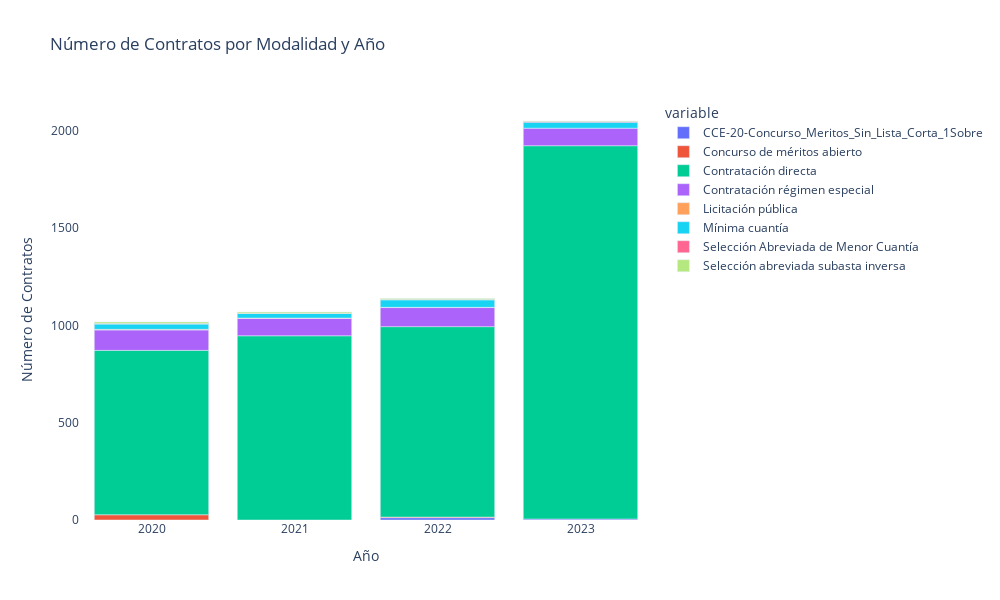

Notebook cell for this chart:
### Code cell
# Realizar agrupaciones
DF_modalidad_por_año = DF_contratos_v1.groupby(['fecha_de_firma_ano', 'modalidad_de_contratacion']).size().unstack().reset_index()

# Crear gráfico
fig = px.bar(
    DF_modalidad_por_año, 
    x='fecha_de_firma_ano', 
    y=DF_modalidad_por_año.columns[1:],
    title='Número de Contratos por modalidad y Año',
    labels={'fecha_de_firma_ano': 'Año'}
)

# Diseño
fig.update_layout(
    xaxis_title='Año',
    yaxis_title='Número de Contratos',
    title='Número de Contratos por Modalidad y Año',
    plot_bgcolor='rgba(0, 0, 0, 0)',
    xaxis_tickangle = 0,
    showlegend = True,
    height = 600,
    width = 1000
)

# Mostrar el gráfico
fig.show()

### Figure 1 — Plotly figure (JSON) as saved in the notebook; plotly's stock layout.template omitted (floating-point values rounded to 4 significant figures)
{"data": [{"alignmentgroup": "True", "hovertemplate": "variable=CCE-20-Concurso_Meritos_Sin_Lista_Corta_1Sobre<br>Año=%{x}<br>value=%{y}<extra></extra>", "legendgroup": "CCE-20-Concurso_Meritos_Sin_Lista_Corta_1Sobre", "marker": {"color": "#636efa", "pattern": {"shape": ""}}, "name": "CCE-20-Concurso_Meritos_Sin_Lista_Corta_1Sobre", "offsetgroup": "CCE-20-Concurso_Meritos_Sin_Lista_Corta_1Sobre", "orientation": "v", "showlegend": true, "textposition": "auto", "type": "bar", "x": ["2020", "2021", "2022", "2023"], "xaxis": "x", "y": [null, null, 12, 5], "yaxis": "y"}, {"alignmentgroup": "True", "hovertemplate": "variable=Concurso de méritos abierto<br>Año=%{x}<br>value=%{y}<extra></extra>", "legendgroup": "Concurso de méritos abierto", "marker": {"color": "#EF553B", "pattern": {"shape": ""}}, "name": "Concurso de méritos abierto", "offsetgroup": "Concurso de méritos abierto", "orientation": "v", "showlegend": true, "textposition": "auto", "type": "bar", "x": ["2020", "2021", "2022", "2023"], "xaxis": "x", "y": [27, null, 3, null], "yaxis": "y"}, {"alignmentgroup": "True", "hovertemplate": "variable=Contratación directa<br>Año=%{x}<br>value=%{y}<extra></extra>", "legendgroup": "Contratación directa", "marker": {"color": "#00cc96", "pattern": {"shape": ""}}, "name": "Contratación directa", "offsetgroup": "Contratación directa", "orientation": "v", "showlegend": true, "textposition": "auto", "type": "bar", "x": ["2020", "2021", "2022", "2023"], "xaxis": "x", "y": [845, 947, 979, 1919], "yaxis": "y"}, {"alignmentgroup": "True", "hovertemplate": "variable=Contratación régimen especial<br>Año=%{x}<br>value=%{y}<extra></extra>", "legendgroup": "Contratación régimen especial", "marker": {"color": "#ab63fa", "pattern": {"shape": ""}}, "name": "Contratación régimen especial", "offsetgroup": "Contratación régimen especial", "orientation": "v", "showlegend": true, "textposition": "auto", "type": "bar", "x": ["2020", "2021", "2022", "2023"], "xaxis": "x", "y": [105, 90, 98, 90], "yaxis": "y"}, {"alignmentgroup": "True", "hovertemplate": "variable=Licitación pública<br>Año=%{x}<br>value=%{y}<extra></extra>", "legendgroup": "Licitación pública", "marker": {"color": "#FFA15A", "pattern": {"shape": ""}}, "name": "Licitación pública", "offsetgroup": "Licitación pública", "orientation": "v", "showlegend": true, "textposition": "auto", "type": "bar", "x": ["2020", "2021", "2022", "2023"], "xaxis": "x", "y": [3, 1, 1, null], "yaxis": "y"}, {"alignmentgroup": "True", "hovertemplate": "variable=Mínima cuantía<br>Año=%{x}<br>value=%{y}<extra></extra>", "legendgroup": "Mínima cuantía", "marker": {"color": "#19d3f3", "pattern": {"shape": ""}}, "name": "Mínima cuantía", "offsetgroup": "Mínima cuantía", "orientation": "v", "showlegend": true, "textposition": "auto", "type": "bar", "x": ["2020", "2021", "2022", "2023"], "xaxis": "x", "y": [27, 24, 39, 31], "yaxis": "y"}, {"alignmentgroup": "True", "hovertemplate": "variable=Selección Abreviada de Menor Cuantía<br>Año=%{x}<br>value=%{y}<extra></extra>", "legendgroup": "Selección Abreviada de Menor Cuantía", "marker": {"color": "#FF6692", "pattern": {"shape": ""}}, "name": "Selección Abreviada de Menor Cuantía", "offsetgroup": "Selección Abreviada de Menor Cuantía", "orientation": "v", "showlegend": true, "textposition": "auto", "type": "bar", "x": ["2020", "2021", "2022", "2023"], "xaxis": "x", "y": [3, 1, 1, 3], "yaxis": "y"}, {"alignmentgroup": "True", "hovertemplate": "variable=Selección abreviada subasta inversa<br>Año=%{x}<br>value=%{y}<extra></extra>", "legendgroup": "Selección abreviada subasta inversa", "marker": {"color": "#B6E880", "pattern": {"shape": ""}}, "name": "Selección abreviada subasta inversa", "offsetgroup": "Selección abreviada subasta inversa", "orientation": "v", "showlegend": true, "textposition": "auto", "type": "bar", "x": ["2020", "2021", "2022", "2023"], "xaxis": "x", "y": [8, 6, 6, 3], "yaxis": "y"}], "layout": {"barmode": "relative", "height": 600, "legend": {"title": {"text": "variable"}, "tracegroupgap": 0}, "plot_bgcolor": "rgba(0, 0, 0, 0)", "showlegend": true, "title": {"text": "Número de Contratos por Modalidad y Año"}, "width": 1000, "xaxis": {"anchor": "y", "domain": [0, 1], "tickangle": 0, "title": {"text": "Año"}}, "yaxis": {"anchor": "x", "domain": [0, 1], "title": {"text": "Número de Contratos"}}}}
